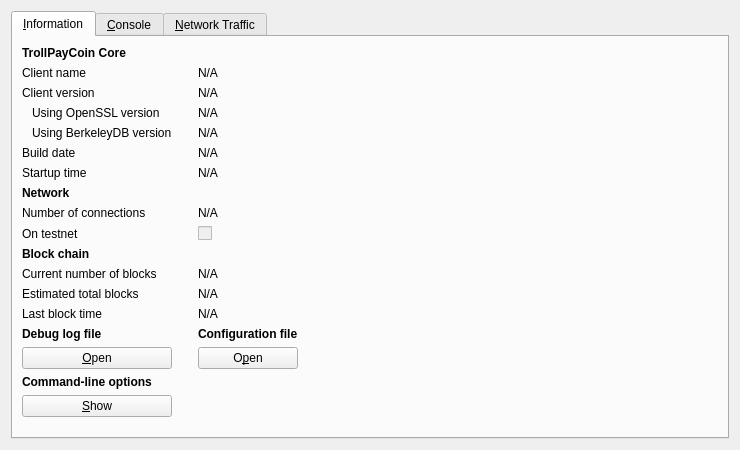
<?xml version="1.0" encoding="UTF-8"?>
<ui version="4.0">
 <class>RPCConsole</class>
 <widget class="QWidget" name="RPCConsole">
  <property name="geometry">
   <rect>
    <x>0</x>
    <y>0</y>
    <width>740</width>
    <height>450</height>
   </rect>
  </property>
  <property name="windowTitle">
   <string>TrollPayCoin - Debug window</string>
  </property>
  <layout class="QVBoxLayout" name="verticalLayout_2">
   <item>
    <widget class="QTabWidget" name="tabWidget">
     <property name="currentIndex">
      <number>0</number>
     </property>
     <widget class="QWidget" name="tab_info">
      <attribute name="title">
       <string>&amp;Information</string>
      </attribute>
      <layout class="QGridLayout" name="gridLayout">
       <item row="15" column="2">
        <widget class="QLabel" name="labelConfigfile">
         <property name="font">
          <font>
           <weight>75</weight>
           <bold>true</bold>
          </font>
         </property>
         <property name="text">
          <string>Configuration file</string>
         </property>
        </widget>
       </item>
       <item row="13" column="2">
        <widget class="QLabel" name="lastBlockTime">
         <property name="cursor">
          <cursorShape>IBeamCursor</cursorShape>
         </property>
         <property name="text">
          <string>N/A</string>
         </property>
         <property name="textFormat">
          <enum>Qt::PlainText</enum>
         </property>
         <property name="textInteractionFlags">
          <set>Qt::LinksAccessibleByMouse|Qt::TextSelectableByKeyboard|Qt::TextSelectableByMouse</set>
         </property>
        </widget>
       </item>
       <item row="11" column="0">
        <widget class="QLabel" name="label_3">
         <property name="text">
          <string>Current number of blocks</string>
         </property>
        </widget>
       </item>
       <item row="11" column="2">
        <widget class="QLabel" name="numberOfBlocks">
         <property name="cursor">
          <cursorShape>IBeamCursor</cursorShape>
         </property>
         <property name="text">
          <string>N/A</string>
         </property>
         <property name="textFormat">
          <enum>Qt::PlainText</enum>
         </property>
         <property name="textInteractionFlags">
          <set>Qt::LinksAccessibleByMouse|Qt::TextSelectableByKeyboard|Qt::TextSelectableByMouse</set>
         </property>
        </widget>
       </item>
       <item row="17" column="0">
        <widget class="QLabel" name="labelCLOptions">
         <property name="font">
          <font>
           <weight>75</weight>
           <bold>true</bold>
          </font>
         </property>
         <property name="text">
          <string>Command-line options</string>
         </property>
        </widget>
       </item>
       <item row="16" column="0">
        <widget class="QPushButton" name="openDebugLogfileButton">
         <property name="toolTip">
          <string>Open the TrollPayCoin debug log file from the current data directory. This can take a few seconds for large log files.</string>
         </property>
         <property name="text">
          <string>&amp;Open</string>
         </property>
         <property name="autoDefault">
          <bool>false</bool>
         </property>
        </widget>
       </item>
       <item row="15" column="0">
        <widget class="QLabel" name="labelDebugLogfile">
         <property name="font">
          <font>
           <weight>75</weight>
           <bold>true</bold>
          </font>
         </property>
         <property name="text">
          <string>Debug log file</string>
         </property>
        </widget>
       </item>
       <item row="18" column="3" rowspan="2">
        <spacer name="horizontalSpacer">
         <property name="orientation">
          <enum>Qt::Horizontal</enum>
         </property>
         <property name="sizeHint" stdset="0">
          <size>
           <width>404</width>
           <height>20</height>
          </size>
         </property>
        </spacer>
       </item>
       <item row="19" column="1">
        <spacer name="verticalSpacer">
         <property name="orientation">
          <enum>Qt::Vertical</enum>
         </property>
         <property name="sizeHint" stdset="0">
          <size>
           <width>20</width>
           <height>40</height>
          </size>
         </property>
        </spacer>
       </item>
       <item row="18" column="0">
        <widget class="QPushButton" name="showCLOptionsButton">
         <property name="toolTip">
          <string>Show the TrollPayCoin-Qt help message to get a list with possible TrollPayCoin command-line options.</string>
         </property>
         <property name="text">
          <string>&amp;Show</string>
         </property>
         <property name="autoDefault">
          <bool>false</bool>
         </property>
        </widget>
       </item>
       <item row="13" column="0">
        <widget class="QLabel" name="label_2">
         <property name="text">
          <string>Last block time</string>
         </property>
        </widget>
       </item>
       <item row="7" column="0">
        <widget class="QLabel" name="label_11">
         <property name="font">
          <font>
           <weight>75</weight>
           <bold>true</bold>
          </font>
         </property>
         <property name="text">
          <string>Network</string>
         </property>
        </widget>
       </item>
       <item row="6" column="2">
        <widget class="QLabel" name="startupTime">
         <property name="cursor">
          <cursorShape>IBeamCursor</cursorShape>
         </property>
         <property name="text">
          <string>N/A</string>
         </property>
         <property name="textFormat">
          <enum>Qt::PlainText</enum>
         </property>
         <property name="textInteractionFlags">
          <set>Qt::LinksAccessibleByMouse|Qt::TextSelectableByKeyboard|Qt::TextSelectableByMouse</set>
         </property>
        </widget>
       </item>
       <item row="6" column="0">
        <widget class="QLabel" name="label_13">
         <property name="text">
          <string>Startup time</string>
         </property>
        </widget>
       </item>
       <item row="9" column="0">
        <widget class="QLabel" name="label_8">
         <property name="text">
          <string>On testnet</string>
         </property>
        </widget>
       </item>
       <item row="8" column="2">
        <widget class="QLabel" name="numberOfConnections">
         <property name="cursor">
          <cursorShape>IBeamCursor</cursorShape>
         </property>
         <property name="text">
          <string>N/A</string>
         </property>
         <property name="textFormat">
          <enum>Qt::PlainText</enum>
         </property>
         <property name="textInteractionFlags">
          <set>Qt::LinksAccessibleByMouse|Qt::TextSelectableByKeyboard|Qt::TextSelectableByMouse</set>
         </property>
        </widget>
       </item>
       <item row="8" column="0">
        <widget class="QLabel" name="label_7">
         <property name="text">
          <string>Number of connections</string>
         </property>
        </widget>
       </item>
       <item row="10" column="0">
        <widget class="QLabel" name="label_10">
         <property name="font">
          <font>
           <weight>75</weight>
           <bold>true</bold>
          </font>
         </property>
         <property name="text">
          <string>Block chain</string>
         </property>
        </widget>
       </item>
       <item row="9" column="2">
        <widget class="QCheckBox" name="isTestNet">
         <property name="enabled">
          <bool>false</bool>
         </property>
         <property name="text">
          <string/>
         </property>
        </widget>
       </item>
       <item row="12" column="0">
        <widget class="QLabel" name="label_4">
         <property name="text">
          <string>Estimated total blocks</string>
         </property>
        </widget>
       </item>
       <item row="12" column="2">
        <widget class="QLabel" name="totalBlocks">
         <property name="cursor">
          <cursorShape>IBeamCursor</cursorShape>
         </property>
         <property name="text">
          <string>N/A</string>
         </property>
         <property name="textFormat">
          <enum>Qt::PlainText</enum>
         </property>
         <property name="textInteractionFlags">
          <set>Qt::LinksAccessibleByMouse|Qt::TextSelectableByKeyboard|Qt::TextSelectableByMouse</set>
         </property>
        </widget>
       </item>
       <item row="2" column="2">
        <widget class="QLabel" name="clientVersion">
         <property name="cursor">
          <cursorShape>IBeamCursor</cursorShape>
         </property>
         <property name="text">
          <string>N/A</string>
         </property>
         <property name="textFormat">
          <enum>Qt::PlainText</enum>
         </property>
         <property name="textInteractionFlags">
          <set>Qt::LinksAccessibleByMouse|Qt::TextSelectableByKeyboard|Qt::TextSelectableByMouse</set>
         </property>
        </widget>
       </item>
       <item row="4" column="0">
        <widget class="QLabel" name="label_berkeleyDBVersion">
         <property name="text">
          <string>Using BerkeleyDB version</string>
         </property>
         <property name="indent">
          <number>10</number>
         </property>
        </widget>
       </item>
       <item row="3" column="0">
        <widget class="QLabel" name="label_14">
         <property name="text">
          <string>Using OpenSSL version</string>
         </property>
         <property name="indent">
          <number>10</number>
         </property>
        </widget>
       </item>
       <item row="3" column="2">
        <widget class="QLabel" name="openSSLVersion">
         <property name="cursor">
          <cursorShape>IBeamCursor</cursorShape>
         </property>
         <property name="text">
          <string>N/A</string>
         </property>
         <property name="textFormat">
          <enum>Qt::PlainText</enum>
         </property>
         <property name="textInteractionFlags">
          <set>Qt::LinksAccessibleByMouse|Qt::TextSelectableByKeyboard|Qt::TextSelectableByMouse</set>
         </property>
        </widget>
       </item>
       <item row="4" column="2">
        <widget class="QLabel" name="berkeleyDBVersion">
         <property name="cursor">
          <cursorShape>IBeamCursor</cursorShape>
         </property>
         <property name="text">
          <string>N/A</string>
         </property>
         <property name="textFormat">
          <enum>Qt::PlainText</enum>
         </property>
         <property name="textInteractionFlags">
          <set>Qt::LinksAccessibleByMouse|Qt::TextSelectableByKeyboard|Qt::TextSelectableByMouse</set>
         </property>
        </widget>
       </item>
       <item row="5" column="0">
        <widget class="QLabel" name="label_12">
         <property name="text">
          <string>Build date</string>
         </property>
        </widget>
       </item>
       <item row="5" column="2">
        <widget class="QLabel" name="buildDate">
         <property name="cursor">
          <cursorShape>IBeamCursor</cursorShape>
         </property>
         <property name="text">
          <string>N/A</string>
         </property>
         <property name="textFormat">
          <enum>Qt::PlainText</enum>
         </property>
         <property name="textInteractionFlags">
          <set>Qt::LinksAccessibleByMouse|Qt::TextSelectableByKeyboard|Qt::TextSelectableByMouse</set>
         </property>
        </widget>
       </item>
       <item row="2" column="0">
        <widget class="QLabel" name="label_6">
         <property name="text">
          <string>Client version</string>
         </property>
        </widget>
       </item>
       <item row="0" column="0">
        <widget class="QLabel" name="label_9">
         <property name="font">
          <font>
           <weight>75</weight>
           <bold>true</bold>
          </font>
         </property>
         <property name="text">
          <string>TrollPayCoin Core</string>
         </property>
        </widget>
       </item>
       <item row="1" column="2">
        <widget class="QLabel" name="clientName">
         <property name="cursor">
          <cursorShape>IBeamCursor</cursorShape>
         </property>
         <property name="text">
          <string>N/A</string>
         </property>
         <property name="textFormat">
          <enum>Qt::PlainText</enum>
         </property>
         <property name="textInteractionFlags">
          <set>Qt::LinksAccessibleByMouse|Qt::TextSelectableByKeyboard|Qt::TextSelectableByMouse</set>
         </property>
        </widget>
       </item>
       <item row="1" column="0">
        <widget class="QLabel" name="label_5">
         <property name="text">
          <string>Client name</string>
         </property>
        </widget>
       </item>
       <item row="14" column="2">
        <spacer name="verticalSpacer_2">
         <property name="orientation">
          <enum>Qt::Vertical</enum>
         </property>
         <property name="sizeHint" stdset="0">
          <size>
           <width>20</width>
           <height>20</height>
          </size>
         </property>
        </spacer>
       </item>
       <item row="16" column="2">
        <widget class="QPushButton" name="openConfigurationfileButton">
         <property name="toolTip">
          <string>Open the TrollPayCoin configuration file from the current data directory.</string>
         </property>
         <property name="text">
          <string>O&amp;pen</string>
         </property>
         <property name="autoDefault">
          <bool>false</bool>
         </property>
        </widget>
       </item>
      </layout>
     </widget>
     <widget class="QWidget" name="tab_console">
      <attribute name="title">
       <string>&amp;Console</string>
      </attribute>
      <layout class="QVBoxLayout" name="verticalLayout_3">
       <property name="spacing">
        <number>3</number>
       </property>
       <item>
        <widget class="QTextEdit" name="messagesWidget">
         <property name="minimumSize">
          <size>
           <width>0</width>
           <height>100</height>
          </size>
         </property>
         <property name="readOnly">
          <bool>true</bool>
         </property>
         <property name="tabKeyNavigation" stdset="0">
          <bool>false</bool>
         </property>
         <property name="columnCount" stdset="0">
          <number>2</number>
         </property>
        </widget>
       </item>
       <item>
        <layout class="QHBoxLayout" name="horizontalLayout">
         <property name="spacing">
          <number>3</number>
         </property>
         <item>
          <widget class="QLabel" name="label">
           <property name="text">
            <string notr="true">&gt;</string>
           </property>
          </widget>
         </item>
         <item>
          <widget class="QLineEdit" name="lineEdit"/>
         </item>
         <item>
          <widget class="QPushButton" name="clearButton">
           <property name="maximumSize">
            <size>
             <width>24</width>
             <height>24</height>
            </size>
           </property>
           <property name="toolTip">
            <string>Clear console</string>
           </property>
           <property name="text">
            <string/>
           </property>
           <property name="icon">
            <iconset resource="../bitcoin.qrc">
             <normaloff>:/icons/remove</normaloff>:/icons/remove</iconset>
           </property>
           <property name="shortcut">
            <string notr="true">Ctrl+L</string>
           </property>
           <property name="autoDefault">
            <bool>false</bool>
           </property>
          </widget>
         </item>
        </layout>
       </item>
      </layout>
     </widget>
     <widget class="QWidget" name="tab_nettraffic">
      <attribute name="title">
       <string>&amp;Network Traffic</string>
      </attribute>
      <layout class="QHBoxLayout" name="horizontalLayout_3">
       <item>
        <layout class="QVBoxLayout" name="verticalLayout_4">
         <item>
          <widget class="TrafficGraphWidget" name="trafficGraph" native="true">
           <property name="sizePolicy">
            <sizepolicy hsizetype="Expanding" vsizetype="Expanding">
             <horstretch>0</horstretch>
             <verstretch>0</verstretch>
            </sizepolicy>
           </property>
          </widget>
         </item>
         <item>
          <layout class="QHBoxLayout" name="horizontalLayout_2">
           <item>
            <widget class="QSlider" name="sldGraphRange">
             <property name="minimum">
              <number>1</number>
             </property>
             <property name="maximum">
              <number>288</number>
             </property>
             <property name="pageStep">
              <number>12</number>
             </property>
             <property name="value">
              <number>6</number>
             </property>
             <property name="orientation">
              <enum>Qt::Horizontal</enum>
             </property>
            </widget>
           </item>
           <item>
            <widget class="QLabel" name="lblGraphRange">
             <property name="minimumSize">
              <size>
               <width>100</width>
               <height>0</height>
              </size>
             </property>
             <property name="alignment">
              <set>Qt::AlignCenter</set>
             </property>
            </widget>
           </item>
           <item>
            <widget class="QPushButton" name="btnClearTrafficGraph">
             <property name="text">
              <string>&amp;Clear</string>
             </property>
             <property name="autoDefault">
              <bool>false</bool>
             </property>
            </widget>
           </item>
          </layout>
         </item>
        </layout>
       </item>
       <item>
        <layout class="QVBoxLayout" name="verticalLayout">
         <item>
          <widget class="QGroupBox" name="groupBox">
           <property name="title">
            <string>Totals</string>
           </property>
           <layout class="QVBoxLayout" name="verticalLayout_5">
            <item>
             <layout class="QHBoxLayout" name="horizontalLayout_4">
              <item>
               <widget class="Line" name="line">
                <property name="sizePolicy">
                 <sizepolicy hsizetype="Fixed" vsizetype="Fixed">
                  <horstretch>0</horstretch>
                  <verstretch>0</verstretch>
                 </sizepolicy>
                </property>
                <property name="minimumSize">
                 <size>
                  <width>10</width>
                  <height>0</height>
                 </size>
                </property>
                <property name="palette">
                 <palette>
                  <active>
                   <colorrole role="Light">
                    <brush brushstyle="SolidPattern">
                     <color alpha="255">
                      <red>0</red>
                      <green>255</green>
                      <blue>0</blue>
                     </color>
                    </brush>
                   </colorrole>
                  </active>
                  <inactive>
                   <colorrole role="Light">
                    <brush brushstyle="SolidPattern">
                     <color alpha="255">
                      <red>0</red>
                      <green>255</green>
                      <blue>0</blue>
                     </color>
                    </brush>
                   </colorrole>
                  </inactive>
                  <disabled>
                   <colorrole role="Light">
                    <brush brushstyle="SolidPattern">
                     <color alpha="255">
                      <red>0</red>
                      <green>255</green>
                      <blue>0</blue>
                     </color>
                    </brush>
                   </colorrole>
                  </disabled>
                 </palette>
                </property>
                <property name="orientation">
                 <enum>Qt::Horizontal</enum>
                </property>
               </widget>
              </item>
              <item>
               <widget class="QLabel" name="label_16">
                <property name="text">
                 <string>Received:</string>
                </property>
               </widget>
              </item>
              <item>
               <widget class="QLabel" name="lblBytesIn">
                <property name="minimumSize">
                 <size>
                  <width>50</width>
                  <height>0</height>
                 </size>
                </property>
                <property name="alignment">
                 <set>Qt::AlignRight|Qt::AlignTrailing|Qt::AlignVCenter</set>
                </property>
               </widget>
              </item>
             </layout>
            </item>
            <item>
             <layout class="QHBoxLayout" name="horizontalLayout_5">
              <item>
               <widget class="Line" name="line_2">
                <property name="sizePolicy">
                 <sizepolicy hsizetype="Fixed" vsizetype="Fixed">
                  <horstretch>0</horstretch>
                  <verstretch>0</verstretch>
                 </sizepolicy>
                </property>
                <property name="minimumSize">
                 <size>
                  <width>10</width>
                  <height>0</height>
                 </size>
                </property>
                <property name="palette">
                 <palette>
                  <active>
                   <colorrole role="Light">
                    <brush brushstyle="SolidPattern">
                     <color alpha="255">
                      <red>255</red>
                      <green>0</green>
                      <blue>0</blue>
                     </color>
                    </brush>
                   </colorrole>
                  </active>
                  <inactive>
                   <colorrole role="Light">
                    <brush brushstyle="SolidPattern">
                     <color alpha="255">
                      <red>255</red>
                      <green>0</green>
                      <blue>0</blue>
                     </color>
                    </brush>
                   </colorrole>
                  </inactive>
                  <disabled>
                   <colorrole role="Light">
                    <brush brushstyle="SolidPattern">
                     <color alpha="255">
                      <red>255</red>
                      <green>0</green>
                      <blue>0</blue>
                     </color>
                    </brush>
                   </colorrole>
                  </disabled>
                 </palette>
                </property>
                <property name="orientation">
                 <enum>Qt::Horizontal</enum>
                </property>
               </widget>
              </item>
              <item>
               <widget class="QLabel" name="label_17">
                <property name="text">
                 <string>Sent:</string>
                </property>
               </widget>
              </item>
              <item>
               <widget class="QLabel" name="lblBytesOut">
                <property name="minimumSize">
                 <size>
                  <width>50</width>
                  <height>0</height>
                 </size>
                </property>
                <property name="alignment">
                 <set>Qt::AlignRight|Qt::AlignTrailing|Qt::AlignVCenter</set>
                </property>
               </widget>
              </item>
             </layout>
            </item>
            <item>
             <spacer name="verticalSpacer_4">
              <property name="orientation">
               <enum>Qt::Vertical</enum>
              </property>
              <property name="sizeHint" stdset="0">
               <size>
                <width>20</width>
                <height>407</height>
               </size>
              </property>
             </spacer>
            </item>
           </layout>
          </widget>
         </item>
        </layout>
       </item>
      </layout>
     </widget>
    </widget>
   </item>
  </layout>
 </widget>
 <customwidgets>
  <customwidget>
   <class>TrafficGraphWidget</class>
   <extends>QWidget</extends>
   <header>trafficgraphwidget.h</header>
   <container>1</container>
   <slots>
    <slot>clear()</slot>
   </slots>
  </customwidget>
 </customwidgets>
 <resources>
  <include location="../bitcoin.qrc"/>
 </resources>
 <connections/>
</ui>
